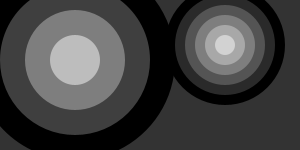
Frame 1 (no input)
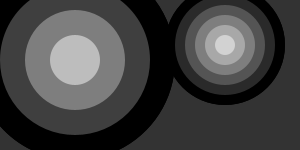
Frame 2 (the mouse pressed at the canvas centre, redrawn once)

The Processing sketch that drew these frames (run headless with seeded random() and noise(); the mouse was pressed at the canvas centre and the sketch redrawn once):

// Processing sketch: opg5
// ── opg5.pde
// udvid prigrammet

// lav cancas størrer, måske 800x600

// tilføj en cirkel med følgende parameter width*0.5, height*0.5, 300, 10

// hvorfor er width og height ikke defineret?? (kig i reference)
// hvad betyder 200 og 4 i linje nummer 20?
// placer nu en cirkel på halvdelen af breden og 80% af højden. Størrelsen skal være 400 og den skal bestå af 15 cirkler.
// kan du lave cirklerne i farver istedet for gråtoner? Se fill-kommande i reference.

void setup() {
  size(300, 150);
  background(51);
  noStroke();
  noLoop();
}

void draw() {
  drawTarget(width*0.25, height*0.4, 200, 4);
  drawTarget(width*0.75, height*0.3, 120, 6);
}

void drawTarget(float xloc, float yloc, int size, int num) {
  float grayvalues = 255/num;
  float steps = size/num;
  for (int i = 0; i < num; i++) {
    fill(i*grayvalues);
    ellipse(xloc, yloc, size - i*steps, size - i*steps);
  }
}
